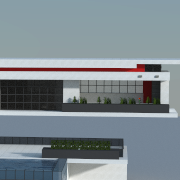
#> input picture python-version/images/house.png, 180 x 180 px
$ python edge_recognition.py
#> lines starting #> are read from the running program, lines starting #| are printed output that depends on the picture

import numpy as np
from PIL import Image
import matplotlib.pyplot as plt
import time

class edge_rec:
    def __init__(self, image):
#> called with image = 'images/house.png'
        self.image = image
        self.PILimg = Image.open(self.image)
#> self.PILimg is the input picture: PIL image 180x180 RGBA; mean R, G, B, A 125.1, 136, 142.1, 255

        self.width = self.PILimg.size[0]
#> self.width = 180
        self.height = self.PILimg.size[1]
#> self.height = 180

        self.x_kernel = [[1, 2, 1],
                         [0, 0, 0],
                         [-1, -2, -1]]

        self.y_kernel = [[1, 0, -1],
                         [2, 0, -2],
                         [1, 0, -1]]

        self.kernel_size = len(self.x_kernel[0])

    # convert image to gray scale image
    def gray_scale(self):
        lst = []
        for x in range(0, self.height):
            for y in range(0, self.width):
                pixel = (y, x)
                rgb = self.PILimg.getpixel(pixel)

                gray_scale = rgb[0] / 255
                lst.append(gray_scale)
#> after the loop, lst = 32400 items

        gray_im = []
        for i in range(0, len(lst), self.width):
            gray_im.append(lst[i:i + self.width])
#> this loop made 180 passes
#> i on passes 2 to 4: 180, 360, 540
#> after the loop, gray_im = 180 items

        return gray_im

    # apply convolution on image with a sobel filter
    def convolution(self, kernel):
        matrice = self.gray_scale()

        lst = []

        for k_j in range(len(matrice) - self.kernel_size + 1):
            for k_i in range(len(matrice[1]) - self.kernel_size + 1):
                scalar = []
                for i in range(self.kernel_size):
                    for j in range(self.kernel_size):
                        scalar.append(matrice[i + k_j][j + k_i] * kernel[i][j])

                lst.append(sum(scalar))

        return lst

    def main(self):
        # plot original image
        plt.matshow(self.gray_scale(), cmap="gray")
        plt.title("original")
        plt.show()
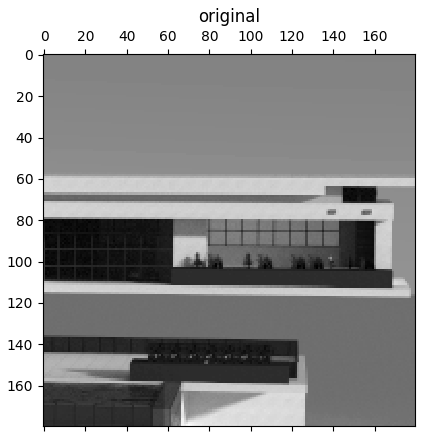
#> figure drawn by matplotlib, 1 panel

        start = time.time()

        # create edges in x-axis
        x_edges = self.convolution(self.x_kernel)
#> the loop in gray_scale (call 2), `for i in range(0, len(lst), self.width):` made 180 passes
#> after the loop in convolution, `for k_j in range(len(matrice) - self.kernel_size + 1):`: lst = 31684 items
#> x_edges = 31684 items
        # create edges in y-axis
        y_edges = self.convolution(self.y_kernel)
#> y_edges = 31684 items

        # combine x- and y-edges
        for i in range(len(x_edges)):
            x_edges[i] = np.sqrt(pow(x_edges[i], 2) + pow(y_edges[i], 2))
            x_edges[i] = x_edges[i]

        edges = x_edges
#> edges = 31684 items

        # reshape to original height - 2 and original width - 2 (the amount of kernels that fit into height and width)
        convolutioned = np.array(edges).reshape(self.height - 2, self.width - 2)
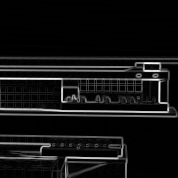
#> convolutioned: shape (178, 178) float64; min 0, max 2.89, mean 0.216; drawn with min black and max white

        duration = time.time() - start
        print("took: ", duration, " sec")

        plt.matshow(convolutioned)
        plt.title("edges")
        plt.show()


if __name__ == "__main__":
    edge_rec("images/house.png").main()
